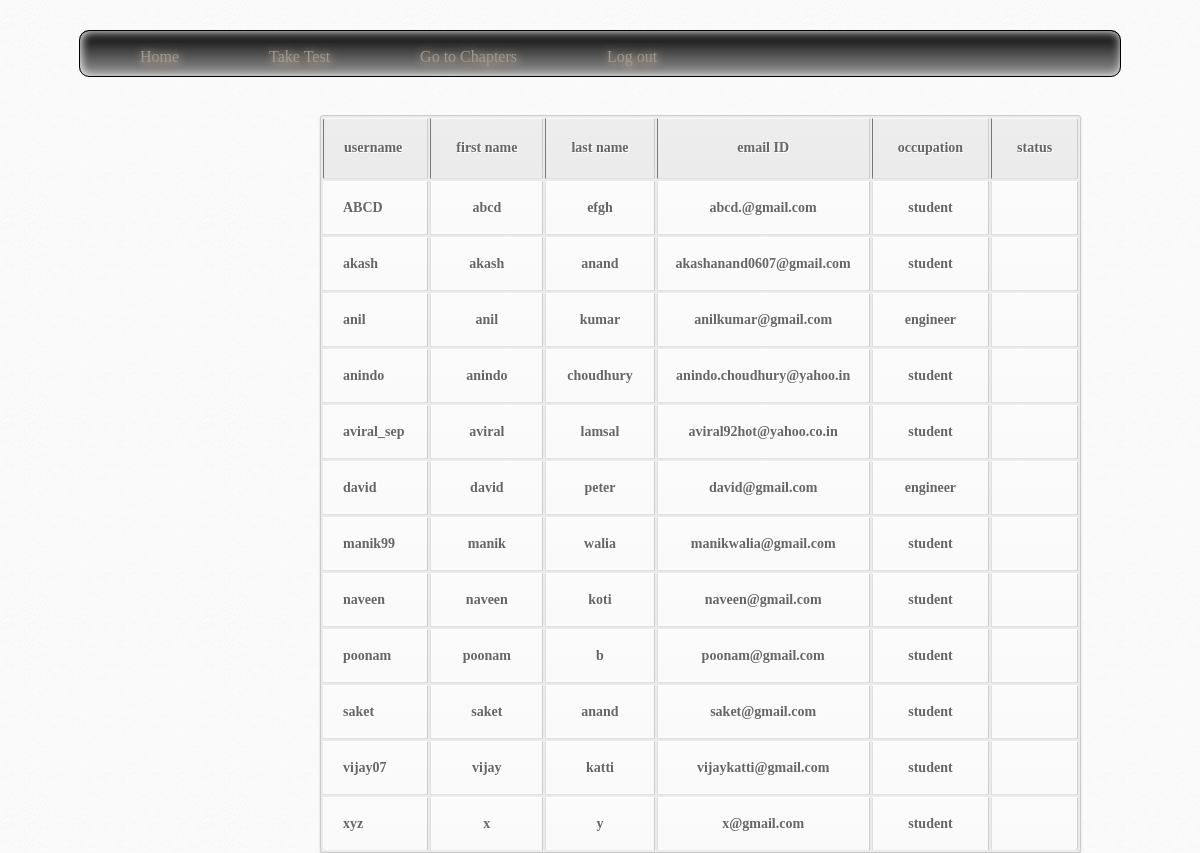
The app's page /admin_user_view.php with its own data.
### tables this page shows
CREATE TABLE IF NOT EXISTS `user` (
  `username` varchar(200) NOT NULL,
  `password` varchar(100) NOT NULL,
  `fname` varchar(200) NOT NULL,
  `lname` varchar(100) DEFAULT NULL,
  `email` varchar(200) NOT NULL,
  `contact` bigint(20) DEFAULT NULL,
  `occupation` varchar(200) NOT NULL,
  PRIMARY KEY (`username`)
);

### admin_user_view.php (the view, shortened to what this page needs)
<!DOCTYPE html PUBLIC "-//W3C//DTD XHTML 1.0 Transitional//EN" "http://www.w3.org/TR/xhtml1/DTD/xhtml1-transitional.dtd">
<html xmlns="http://www.w3.org/1999/xhtml">
<head>
</head>
    <body>
<ul id="menu">
<li><a href="home_page1.html">Home</a></li>
<li><a href="usernext.php">Take Test</a></li>
<li><a href="intro.html">Go to Chapters</a></li>
<li><a href="logout.php">Log out</a></li>
</ul>
</body>
</html>
<!DOCTYPE html>
<html>
    <head>
    </head>
    <body  background="table.jpg">
        <br>
        <?php
$con=mysqli_connect("localhost","root","root","quiz_db");
$result = mysqli_query($con,"SELECT * FROM user");
echo "<center>";
echo "<table cellpadding='15' border='1' align='center'>
<tr>
<th>username</th>
<th>first name</th>
<th>last name</th>
<th>email ID</th>
<th>occupation</th>
<th>status</th>
</tr>";
while($row = mysqli_fetch_array($result))
  {
  echo "<tr>";
  echo "<td>" . $row['username'] . "</td>";
  echo "<td>" . $row['fname'] . "</td>";
  echo "<td>" . $row['lname'] . "</td>";
  echo "<td>" . $row['email'] . "</td>";
  echo "<td>" . $row['occupation'] . "</td>";
  if(isset($_COOKIE["user"]))
  {
  if($_COOKIE["user"]==$row['username'])
  {
      echo "<td>Logged in </td>";
  }
  else
  {
      echo "<td> </td>";
  }
  }
  else
  {
      echo "<td> </td>";
  }
  echo "</tr>";
  }
echo "</table>";
echo "</center>";
?>
    </body>
</html>

### admin_user_view.php (style rules this page uses)
#menu { list-style:none; margin:30px auto 0px auto; width:1000px; height:45px; padding:0px 20px 0px 20px; border-radius:10px; -moz-border-radius:10px; -webkit-border-radius:10px; background:#333333; background: -moz-linear-gradient(top, #000, #999); background: -webkit-gradient(linear, 0% 0%, 0% 100%, from(#000), to( #999)); box-shadow: inset 1px 1px 10px #FFFFFF; -moz-box-shadow: inset 1px 1px 10px #FFFFFF; -webkit-box-shadow: inset 1px 1px 10px #FFFFFF; border:1px solid #000; }
#menu li { float:left; padding:10px 20px 30px 40px; display: block; position:relative; text-align:center; margin-right:30px; margin-top:7px; border:none; }
#menu li a { text-decoration:none; color:#999999; text-shadow:1px 1px 10px #FFCC99; }
table { position: absolute; left: 300px; font-family: cursive; font-weight: bold; color:#666; font-size:14px; text-shadow: 1px 1px 0px #fff; background:#eaebec; margin:20px; border:#ccc 1px solid; -moz-border-radius:3px; -webkit-border-radius:3px; border-radius:3px; -moz-box-shadow: 0 1px 2px #d1d1d1; -webkit-box-shadow: 0 1px 2px #d1d1d1; box-shadow: 0 1px 2px #d1d1d1; }
table th { padding:21px 25px 22px 25px; border-top:1px solid #fafafa; border-bottom:1px solid #e0e0e0; background: #ededed; background: -webkit-gradient(linear, left top, left bottom, from(#ededed), to(#ebebeb)); background: -moz-linear-gradient(top, #ededed, #ebebeb); }
table th:first-child { text-align: left; padding-left:20px; }
table tr:first-child th:first-child { -moz-border-radius-topleft:3px; -webkit-border-top-left-radius:3px; border-top-left-radius:3px; }
table tr:first-child th:last-child { -moz-border-radius-topright:3px; -webkit-border-top-right-radius:3px; border-top-right-radius:3px; }
table tr { text-align: center; padding-left:20px; }
table tr td:first-child { text-align: left; padding-left:20px; border-left: 0; }
table tr td { padding:18px; border-top: 1px solid #ffffff; border-bottom:1px solid #e0e0e0; border-left: 1px solid #e0e0e0; background: #fafafa; background: -webkit-gradient(linear, left top, left bottom, from(#fbfbfb), to(#fafafa)); background: -moz-linear-gradient(top, #fbfbfb, #fafafa); }
table tr:last-child td { border-bottom:0; }
table tr:last-child td:first-child { -moz-border-radius-bottomleft:3px; -webkit-border-bottom-left-radius:3px; border-bottom-left-radius:3px; }
table tr:last-child td:last-child { -moz-border-radius-bottomright:3px; -webkit-border-bottom-right-radius:3px; border-bottom-right-radius:3px; }

### records on screen
user: username "ABCD", fname "abcd", lname "efgh", email "abcd.@gmail.com", occupation "student"
user: username "akash", fname "akash", lname "anand", email "akashanand0607@gmail.com", occupation "student"
user: username "anil", fname "anil", lname "kumar", email "anilkumar@gmail.com", occupation "engineer"
user: username "anindo", fname "anindo", lname "choudhury", email "anindo.choudhury@yahoo.in", occupation "student"
user: username "aviral_sep", fname "aviral", lname "lamsal", email "aviral92hot@yahoo.co.in", occupation "student"
user: username "david", fname "david", lname "peter", email "david@gmail.com", occupation "engineer"
user: username "manik99", fname "manik", lname "walia", email "manikwalia@gmail.com", occupation "student"
user: username "naveen", fname "naveen", lname "koti", email "naveen@gmail.com", occupation "student"
user: username "poonam", fname "poonam", lname "b", email "poonam@gmail.com", occupation "student"
user: username "saket", fname "saket", lname "anand", email "saket@gmail.com", occupation "student"
user: username "vijay07", fname "vijay", lname "katti", email "vijaykatti@gmail.com", occupation "student"
user: username "xyz", fname "x", lname "y", email "x@gmail.com", occupation "student"
